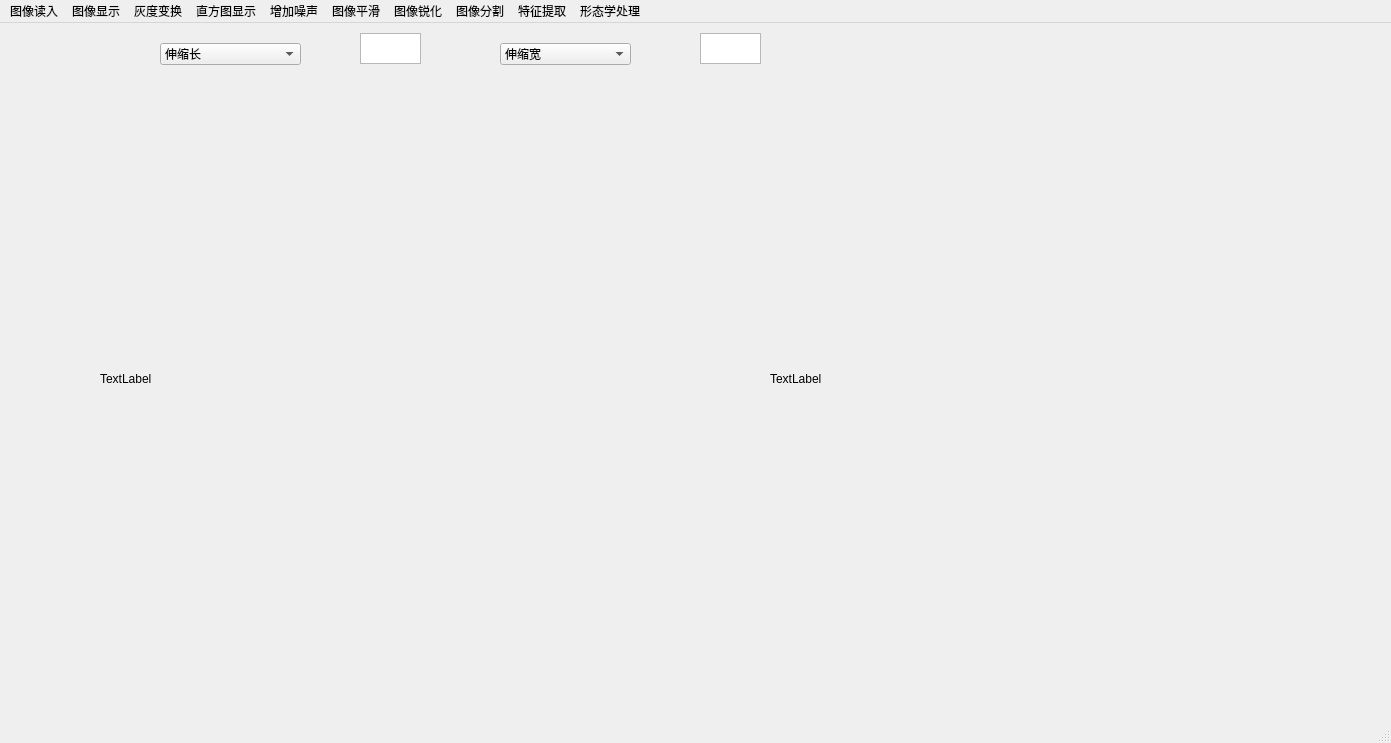
<?xml version="1.0" encoding="UTF-8"?>
<ui version="4.0">
 <class>MainWindow</class>
 <widget class="QMainWindow" name="MainWindow">
  <property name="geometry">
   <rect>
    <x>0</x>
    <y>0</y>
    <width>1391</width>
    <height>743</height>
   </rect>
  </property>
  <property name="windowTitle">
   <string>MainWindow</string>
  </property>
  <widget class="QWidget" name="centralwidget">
   <widget class="QLabel" name="img_src">
    <property name="geometry">
     <rect>
      <x>100</x>
      <y>100</y>
      <width>512</width>
      <height>512</height>
     </rect>
    </property>
    <property name="text">
     <string>TextLabel</string>
    </property>
   </widget>
   <widget class="QLabel" name="img_demo">
    <property name="geometry">
     <rect>
      <x>770</x>
      <y>100</y>
      <width>512</width>
      <height>512</height>
     </rect>
    </property>
    <property name="text">
     <string>TextLabel</string>
    </property>
   </widget>
   <widget class="QLabel" name="label_4">
    <property name="geometry">
     <rect>
      <x>1000</x>
      <y>710</y>
      <width>81</width>
      <height>16</height>
     </rect>
    </property>
    <property name="text">
     <string>处理后图像</string>
    </property>
   </widget>
   <widget class="QLabel" name="label_5">
    <property name="geometry">
     <rect>
      <x>350</x>
      <y>710</y>
      <width>72</width>
      <height>15</height>
     </rect>
    </property>
    <property name="text">
     <string>原图像</string>
    </property>
   </widget>
   <widget class="QTextEdit" name="para1">
    <property name="geometry">
     <rect>
      <x>360</x>
      <y>10</y>
      <width>61</width>
      <height>31</height>
     </rect>
    </property>
   </widget>
   <widget class="QTextEdit" name="para2">
    <property name="geometry">
     <rect>
      <x>700</x>
      <y>10</y>
      <width>61</width>
      <height>31</height>
     </rect>
    </property>
   </widget>
   <widget class="QComboBox" name="comboBox">
    <property name="geometry">
     <rect>
      <x>160</x>
      <y>20</y>
      <width>141</width>
      <height>22</height>
     </rect>
    </property>
    <item>
     <property name="text">
      <string>伸缩长</string>
     </property>
    </item>
    <item>
     <property name="text">
      <string>线性灰度变换斜率</string>
     </property>
    </item>
    <item>
     <property name="text">
      <string>位图分割比特位</string>
     </property>
    </item>
    <item>
     <property name="text">
      <string>对数变换参数</string>
     </property>
    </item>
    <item>
     <property name="text">
      <string>幂律参数c</string>
     </property>
    </item>
    <item>
     <property name="text">
      <string>高斯噪声均值</string>
     </property>
    </item>
    <item>
     <property name="text">
      <string>椒盐噪声比例prob</string>
     </property>
    </item>
    <item>
     <property name="text">
      <string>泊松噪声λ值</string>
     </property>
    </item>
    <item>
     <property name="text">
      <string>均值滤波核边长</string>
     </property>
    </item>
    <item>
     <property name="text">
      <string>中值滤波核边长</string>
     </property>
    </item>
    <item>
     <property name="text">
      <string>低通滤波器截止频率</string>
     </property>
    </item>
    <item>
     <property name="text">
      <string>高通滤波器截止频率</string>
     </property>
    </item>
    <item>
     <property name="text">
      <string>二值化参数</string>
     </property>
    </item>
   </widget>
   <widget class="QComboBox" name="comboBox_2">
    <property name="geometry">
     <rect>
      <x>500</x>
      <y>20</y>
      <width>131</width>
      <height>22</height>
     </rect>
    </property>
    <item>
     <property name="text">
      <string>伸缩宽</string>
     </property>
    </item>
    <item>
     <property name="text">
      <string>线性斜率截距</string>
     </property>
    </item>
    <item>
     <property name="text">
      <string>幂律参数λ</string>
     </property>
    </item>
    <item>
     <property name="text">
      <string>高斯噪声方差</string>
     </property>
    </item>
   </widget>
  </widget>
  <widget class="QStatusBar" name="statusbar"/>
  <widget class="QMenuBar" name="menubar">
   <property name="geometry">
    <rect>
     <x>0</x>
     <y>0</y>
     <width>1391</width>
     <height>26</height>
    </rect>
   </property>
   <widget class="QMenu" name="read1">
    <property name="title">
     <string>图像读入</string>
    </property>
    <addaction name="example"/>
    <addaction name="open"/>
    <addaction name="save"/>
   </widget>
   <widget class="QMenu" name="show1">
    <property name="title">
     <string>图像显示</string>
    </property>
    <addaction name="grayscale"/>
    <addaction name="binarization"/>
    <addaction name="stretch"/>
    <addaction name="separator"/>
   </widget>
   <widget class="QMenu" name="segment1">
    <property name="title">
     <string>图像分割</string>
    </property>
    <addaction name="threshold"/>
    <addaction name="regiongrow"/>
    <addaction name="separator"/>
    <addaction name="actionCanny"/>
    <addaction name="actionKirsch"/>
   </widget>
   <widget class="QMenu" name="feature1">
    <property name="title">
     <string>特征提取</string>
    </property>
    <addaction name="inversion"/>
    <addaction name="action_5"/>
   </widget>
   <widget class="QMenu" name="graytrans1">
    <property name="title">
     <string>灰度变换</string>
    </property>
    <addaction name="linear"/>
    <addaction name="logarithm"/>
    <addaction name="power"/>
    <addaction name="bitmap"/>
   </widget>
   <widget class="QMenu" name="histogram1">
    <property name="title">
     <string>直方图显示</string>
    </property>
    <addaction name="display"/>
    <addaction name="equalization"/>
    <addaction name="regularization"/>
   </widget>
   <widget class="QMenu" name="noise1">
    <property name="title">
     <string>增加噪声</string>
    </property>
    <addaction name="gaussian"/>
    <addaction name="salt"/>
    <addaction name="poisson"/>
    <addaction name="speckle"/>
   </widget>
   <widget class="QMenu" name="smooth1">
    <property name="title">
     <string>图像平滑</string>
    </property>
    <addaction name="mean"/>
    <addaction name="median"/>
    <addaction name="gaussian_f"/>
    <addaction name="wiener"/>
    <addaction name="lowpass"/>
   </widget>
   <widget class="QMenu" name="sharpen1">
    <property name="title">
     <string>图像锐化</string>
    </property>
    <addaction name="sobel"/>
    <addaction name="laplace"/>
    <addaction name="highpass"/>
   </widget>
   <widget class="QMenu" name="menu">
    <property name="title">
     <string>形态学处理</string>
    </property>
    <addaction name="action"/>
    <addaction name="action_2"/>
    <addaction name="action_3"/>
    <addaction name="action_4"/>
   </widget>
   <addaction name="read1"/>
   <addaction name="show1"/>
   <addaction name="graytrans1"/>
   <addaction name="histogram1"/>
   <addaction name="noise1"/>
   <addaction name="smooth1"/>
   <addaction name="sharpen1"/>
   <addaction name="segment1"/>
   <addaction name="feature1"/>
   <addaction name="menu"/>
  </widget>
  <action name="example">
   <property name="text">
    <string>示例</string>
   </property>
  </action>
  <action name="open">
   <property name="text">
    <string>打开</string>
   </property>
  </action>
  <action name="grayscale">
   <property name="text">
    <string>灰度化</string>
   </property>
  </action>
  <action name="binarization">
   <property name="text">
    <string>二值化</string>
   </property>
  </action>
  <action name="stretch">
   <property name="text">
    <string>伸缩</string>
   </property>
  </action>
  <action name="linear1">
   <property name="text">
    <string>线性变换</string>
   </property>
  </action>
  <action name="logarithm1">
   <property name="text">
    <string>对数变换</string>
   </property>
  </action>
  <action name="power1">
   <property name="text">
    <string>幂律变换</string>
   </property>
  </action>
  <action name="bitmap1">
   <property name="text">
    <string>位图切割</string>
   </property>
  </action>
  <action name="display1">
   <property name="text">
    <string>直方图显示</string>
   </property>
  </action>
  <action name="equalization1">
   <property name="text">
    <string>直方图均衡化</string>
   </property>
  </action>
  <action name="regularization1">
   <property name="text">
    <string>直方图规定化</string>
   </property>
  </action>
  <action name="gaussian1">
   <property name="text">
    <string>高斯噪声</string>
   </property>
  </action>
  <action name="salt1">
   <property name="text">
    <string>椒盐噪声</string>
   </property>
  </action>
  <action name="poisson1">
   <property name="text">
    <string>泊松噪声</string>
   </property>
  </action>
  <action name="speckle1">
   <property name="text">
    <string>斑点噪声</string>
   </property>
  </action>
  <action name="mean1">
   <property name="text">
    <string>均值滤波</string>
   </property>
  </action>
  <action name="gaussian_f1">
   <property name="text">
    <string>中值滤波</string>
   </property>
  </action>
  <action name="wiener1">
   <property name="text">
    <string>wiener滤波</string>
   </property>
  </action>
  <action name="lowpass1">
   <property name="text">
    <string>低通滤波器</string>
   </property>
  </action>
  <action name="median1">
   <property name="text">
    <string>高斯滤波</string>
   </property>
  </action>
  <action name="gradient">
   <property name="text">
    <string>梯度法</string>
   </property>
  </action>
  <action name="roberts">
   <property name="text">
    <string>罗伯茨梯度法</string>
   </property>
  </action>
  <action name="sobel1">
   <property name="text">
    <string>索伯尔和普特维特算法</string>
   </property>
  </action>
  <action name="laplace1">
   <property name="text">
    <string>拉普拉斯算法</string>
   </property>
  </action>
  <action name="LoG">
   <property name="text">
    <string>LoG算法</string>
   </property>
  </action>
  <action name="highpass1">
   <property name="text">
    <string>高通滤波器</string>
   </property>
  </action>
  <action name="threshold">
   <property name="text">
    <string>阈值法</string>
   </property>
  </action>
  <action name="regiongrow">
   <property name="text">
    <string>区域生长法</string>
   </property>
  </action>
  <action name="split">
   <property name="text">
    <string>分裂合并法</string>
   </property>
  </action>
  <action name="actionCanny">
   <property name="text">
    <string>Canny算子</string>
   </property>
  </action>
  <action name="actionKirsch">
   <property name="text">
    <string>Kirsch算子</string>
   </property>
  </action>
  <action name="actionRANSAC">
   <property name="text">
    <string>RANSAC算子</string>
   </property>
  </action>
  <action name="actionHough">
   <property name="text">
    <string>Hough变换</string>
   </property>
  </action>
  <action name="parameters">
   <property name="text">
    <string>特征参数</string>
   </property>
  </action>
  <action name="mark">
   <property name="text">
    <string>区域标记</string>
   </property>
  </action>
  <action name="extraction">
   <property name="text">
    <string>图像提取</string>
   </property>
  </action>
  <action name="save">
   <property name="text">
    <string>保存</string>
   </property>
  </action>
  <action name="truecolor">
   <property name="text">
    <string>真彩色图像处理
</string>
   </property>
  </action>
  <action name="falsecolor">
   <property name="text">
    <string>伪彩色图像处理</string>
   </property>
  </action>
  <action name="inversion">
   <property name="text">
    <string>图像反转</string>
   </property>
  </action>
  <action name="histogram_c">
   <property name="text">
    <string>直方图显示</string>
   </property>
  </action>
  <action name="linear">
   <property name="text">
    <string>线性变换</string>
   </property>
  </action>
  <action name="logarithm">
   <property name="text">
    <string>幂律变换</string>
   </property>
  </action>
  <action name="power">
   <property name="text">
    <string>对数变换</string>
   </property>
  </action>
  <action name="bitmap">
   <property name="text">
    <string>位图切割</string>
   </property>
  </action>
  <action name="display">
   <property name="text">
    <string>直方图显示</string>
   </property>
  </action>
  <action name="equalization">
   <property name="text">
    <string>直方图均衡化</string>
   </property>
  </action>
  <action name="regularization">
   <property name="text">
    <string>直方图规定化</string>
   </property>
  </action>
  <action name="gaussian">
   <property name="text">
    <string>高斯噪声</string>
   </property>
  </action>
  <action name="salt">
   <property name="text">
    <string>椒盐噪声</string>
   </property>
  </action>
  <action name="poisson">
   <property name="text">
    <string>泊松噪声</string>
   </property>
  </action>
  <action name="speckle">
   <property name="text">
    <string>斑点噪声</string>
   </property>
  </action>
  <action name="mean">
   <property name="text">
    <string>均值滤波</string>
   </property>
  </action>
  <action name="median">
   <property name="text">
    <string>中值滤波</string>
   </property>
  </action>
  <action name="gaussian_f">
   <property name="text">
    <string>高斯滤波</string>
   </property>
  </action>
  <action name="wiener">
   <property name="text">
    <string>wiener滤波</string>
   </property>
  </action>
  <action name="lowpass">
   <property name="text">
    <string>低通滤波器</string>
   </property>
  </action>
  <action name="sobel">
   <property name="text">
    <string>索伯尔和普特维特算法</string>
   </property>
  </action>
  <action name="laplace">
   <property name="text">
    <string>拉普拉斯算法</string>
   </property>
  </action>
  <action name="highpass">
   <property name="text">
    <string>高通滤波器</string>
   </property>
  </action>
  <action name="action">
   <property name="text">
    <string>腐蚀</string>
   </property>
  </action>
  <action name="action_2">
   <property name="text">
    <string>膨胀</string>
   </property>
  </action>
  <action name="action_3">
   <property name="text">
    <string>开运算</string>
   </property>
  </action>
  <action name="action_4">
   <property name="text">
    <string>闭运算</string>
   </property>
  </action>
  <action name="action_5">
   <property name="text">
    <string>轮廓提取</string>
   </property>
  </action>
 </widget>
 <resources/>
 <connections/>
</ui>
